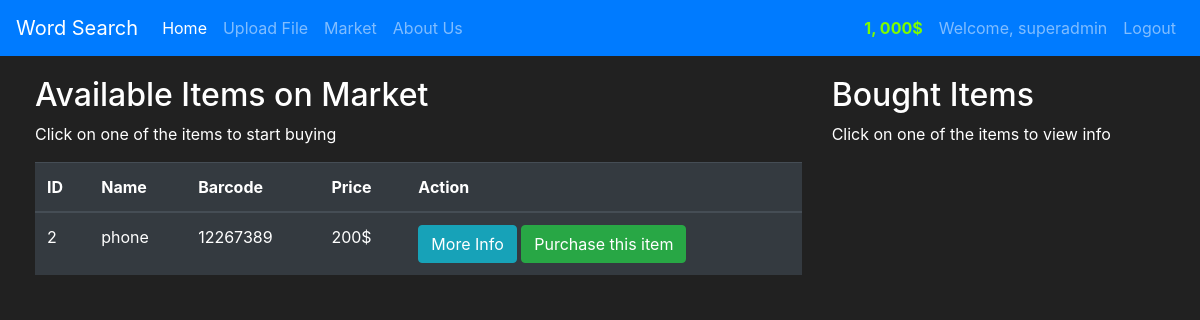
The page /market (signed in) on the database as committed earlier.
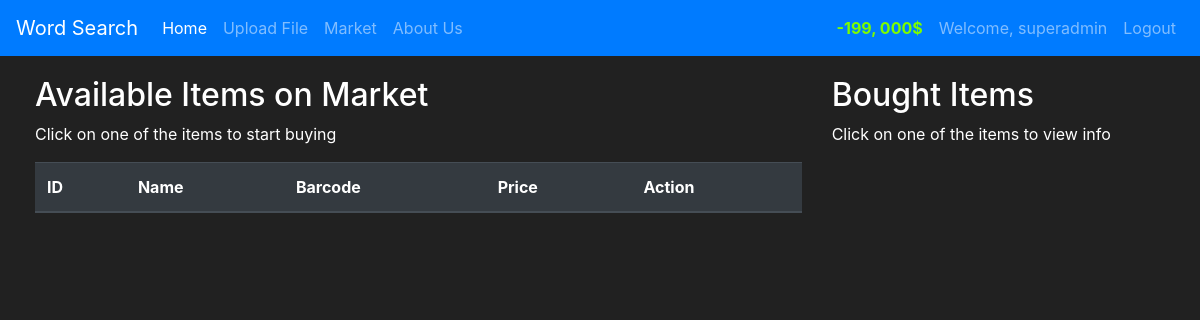
The same page on the database as committed later.
### market/models.py (models this page shows, shortened)
class User(db.Model, UserMixin):
	id = db.Column(db.Integer(), primary_key=True)
	username = db.Column(db.String(length=30), nullable=False, unique=True)
	email_address = db.Column(db.String(length=50), nullable=False, unique=True)
	password_hash = db.Column(db.String(length=60), nullable=False)
	budget = db.Column(db.Integer(), nullable=False, default=1000)
	items = db.relationship('Item', backref="owned_user", lazy=True)
	@property
	def prettier_budget(self):
		if len(str(self.budget >= 4)):
			return f'{str(self.budget)[:-3]}, {str(self.budget)[-3:]}$'
		else:
			return f"(self.budget)"
	@property
	def password(self):
		return self._password

class Item(db.Model):
	id = db.Column(db.Integer(), primary_key=True)
	name = db.Column(db.String(length=20), nullable=True, unique=True)
	price = db.Column(db.Integer(), nullable=False, unique=True)
	barcode = db.Column(db.String(length=12), nullable=False, unique=True)
	description = db.Column(db.String(length=2000), nullable=False)
	owner = db.Column(db.Integer(), db.ForeignKey('user.id'))

### market/routes.py (the view, shortened to what this page needs)
@app.route('/market', methods=['GET', 'POST'])
@login_required
def market():
	purchase_form = PurchaseItemForm()
	if request.method =="GET":
		items = Item.query.filter_by(owner=None)
		return render_template('market.html', items=items, purchase_form=purchase_form)

### market/models.py (called while the page is built)
@login_manager.user_loader
def load_user(user_id):
    return User.query.get(int(user_id))

### market/templates/market.html (shortened to what this page needs)
{% extends 'layout.html' %}
{% block content %}
<div class="row" style="margin-top: 20px; margin-left: 20px;">
	<div class="col-8">
		<h2>Available Items on Market</h2>
		<p>Click on one of the items to start buying</p>
			<table class="table table-hover table-dark">
	    <thead>
	        <tr>
	            <th scope="col">ID</th>
	            <th scope="col">Name</th>
	            <th scope="col">Barcode</th>
	            <th scope="col">Price</th>
	            <th scope="col">Action</th>
	        </tr>
	    </thead>
	    <tbody>
	        {% for item in items %}
            <tr>
              <td>{{ item.id }}</td>
              <td>{{ item.name }}</td>
              <td>{{ item.barcode }}</td>
              <td>{{ item.price }}$</td>
              <td>
              	<button class="btn btn-outline btn-info" data-toggle="modal" data-target="#Modal-MoreInfo-{{ item.id }}">More Info</button>
              	<button class="btn btn-outline btn-success" data-toggle="modal" data-target="#Modal-PurchaseConfirm-{{ item.id }}">Purchase this item</button>
              </td>
            </tr>
	        {% endfor %}
	    </tbody>
	</table>
	</div>
	<div class="col-4">
			<h2>Bought Items</h2>
			<p>Click on one of the items to view info</p>
	</div>
</div>
{% endblock %}

### market/templates/layout.html (shortened to what this page needs)
<!doctype html>
<html lang="en">
  <head>
    <link rel="stylesheet" href="https://cdn.jsdelivr.net/npm/bootstrap@4.5.3/dist/css/bootstrap.min.css">
  </head>
  <body>
   	<nav class="navbar navbar-expand-md navbar-dark bg-primary">
		<a class="navbar-brand" href="#">Word Search</a>
		<div class="collapse navbar-collapse" id="navbarNav">
			<ul class="navbar-nav mr-auto">
			    <li class="nav-item active">
			        <a class="nav-link" href="{{ url_for('home_page') }}">Home <span class="sr-only">(current)</span></a>
			    </li>
			    <li class="nav-item">
			        <a class="nav-link" href=" {{ url_for('upload') }}">Upload File</a>
			    </li>
			    <li class="nav-item">
			        <a class="nav-link" href="{{ url_for('market') }}">Market</a>
			    </li>
			    <li class="nav-item">
			        <a class="nav-link" href="{{ url_for('about_us') }}">About Us</a>
			    </li>
			</ul>
			{% if current_user.is_authenticated %}
				<ul class="navbar-nav">
					<li class="nav-item">
			        <a class="nav-link" style="color: lawngreen; font-weight: bold;">{{current_user.prettier_budget}}</a>
			    </li>
			    <li class="nav-item">
			        <a class="nav-link" >Welcome, {{ current_user.username }}</a>
			    </li>
			    <li class="nav-item">
			        <a class="nav-link" href="{{ url_for('logout_page') }}">Logout</a>
			    </li>
				</ul>
			{% endif %}
	  	</div>
	</nav>
  {% block content %}
	{% endblock %}
  </body>
</html>

### market/templates/layout.html (style rules this page uses)
body { background-color: #212121 ; color: white; }

Rows that differ between the two databases and show on the page:
no longer on this page (row edited): Item: id "2", name "phone", barcode "12267389", price "200"
changed User "superadmin": prettier_budget "1, 000$" → "-199, 000$"
